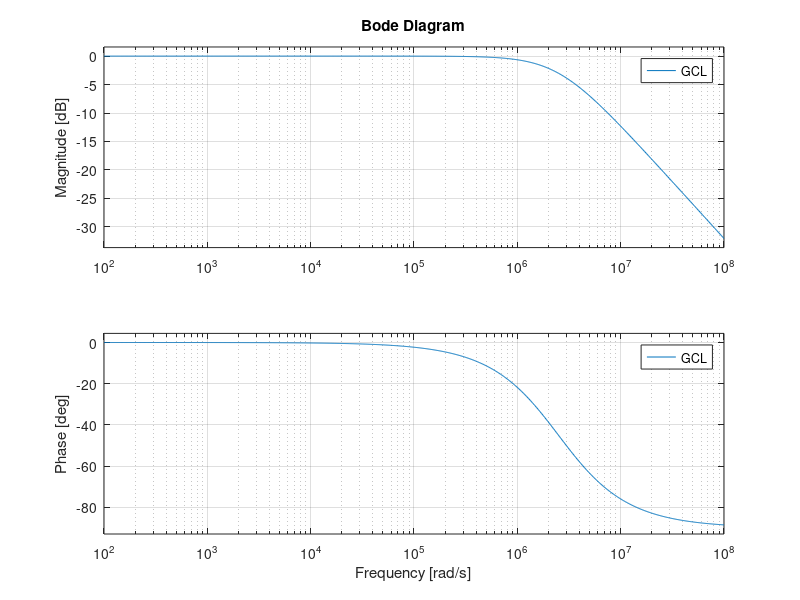
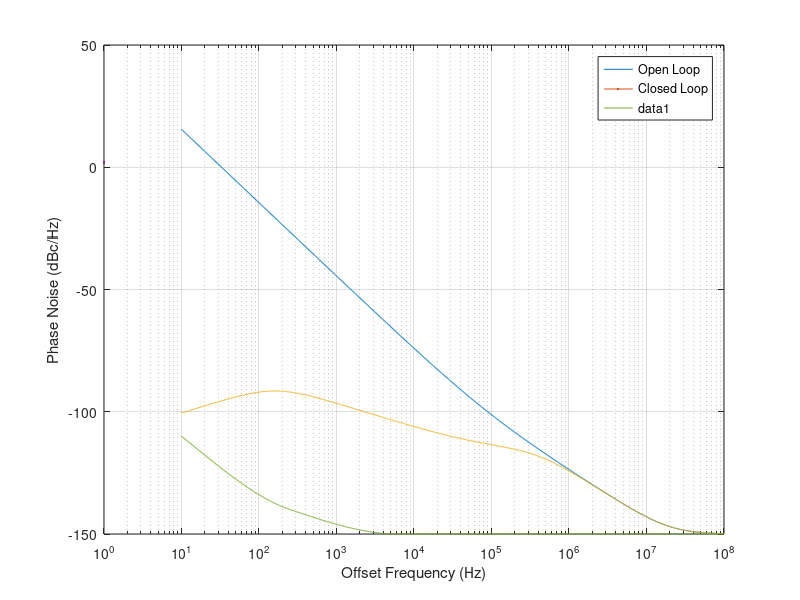

MATLAB code to generate these figures, in order: (Note: this script raises an error after producing the figures.)
%% Loop Design

s = tf('s');
w = 2*pi*logspace(1,8,1000);
f = w/(2 * pi);

f_xtal = 38.4e6;
f_vco = 1.8433e9

N = f_vco / f_xtal;


I_cp = 4e-3 % 4mA
I_cp0 = 4e-3;

K_pd = I_cp / (2*pi);
K_v = 2 * pi * 30e6;

R1 = 1000;
C1 = 1e-6;

H_lf = (1+s*R1*C1)/(s*C1);


GOL = K_pd * H_lf * (K_v/s) * (1/N);
GCL = GOL / (1 + GOL);

bode(GCL)

%% VCO Phase Noise profile

fc_flicker_Hz = 1e3; % flicker noise at 1kHz
fc_thermal_Hz = 2e6; % thermal noise at 2MHz

PN_flicker_dBcHz = -44.5;
PN_thermal_dBcHz = -130;

VCO_floor_dBcHz = -150;

VCO_flicker_spot_freq         = fc_flicker_Hz;
VCO_flicker_dBcHz              = PN_flicker_dBcHz;

VCO_thermal_spot_freq       = fc_thermal_Hz;
VCO_thermal_dBcHz            = PN_thermal_dBcHz;

VCO_n1 = 10.^((VCO_flicker_dBcHz - 30.*log10(f) + 30.*log10(VCO_flicker_spot_freq))./10);
VCO_n2 = 10.^((VCO_thermal_dBcHz - 20.*log10(f) + 20.*log10(VCO_thermal_spot_freq))./10);
VCO_n3 = 10^(VCO_floor_dBcHz/10) * ones(size(f));

Sn_VCO_OL = (VCO_n1 + VCO_n2 + VCO_n3);


%% Closing loop for VCO noise

H_nVCO                                                  = 1 / (1 + GOL);

[H_nVCO_mag, H_nVCO_phase, w]          = bode(H_nVCO, w);

H_nVCO_mag                                          = squeeze(H_nVCO_mag);


Sn_VCO_CL                                               = Sn_VCO_OL' .* H_nVCO_mag.^2;

%% plot VCO Phase Noise OL and CL

figure();
semilogx(f, 10*log10(Sn_VCO_OL), LineWidth=2);
hold on; grid on;
semilogx(f, 10*log10(Sn_VCO_CL), LineWidth=2);

legend('Open Loop', 'Closed Loop');
xlabel('Offset Frequency (Hz)');
ylabel('Phase Noise (dBc/Hz)');

%% Xtal Phase Noise Interpolation

% known xtal phase noise points
x = [100, 1e3, 10e3, 100e3, 1e6, 10e6]; % Frequencies in Hz
y = [-110, -140, -150, -150, -150, -150]; % Noise levels in dBc/Hz

% New frequencies where you want to interpolate noise levels
x_new = logspace(log10(min(x)), log10(max(x)), 1000); % 1000 new points between min and max of x

% Convert data to log scale for both x and y
log_x = log10(x);
log_y = log10(y);

% Convert the new x values to log scale
log_x_new = log10(x_new);

% Perform linear interpolation in the log-log space
log_y_new = interp1(log_x, log_y, log_x_new, 'pchip');

% Convert interpolated values back to the original scale
temp = 10.^log_y_new;
Sn_Xtal_OL = 10.^temp;

% forward path over loop gain
H_nXtal = (K_pd*H_lf*(K_v/s))/(1 + GOL);

[H_nXtal_mag, H_nXtal_phase, w] = bode(H_nXtal, w);

H_nXtal_mag = squeeze(H_nXtal_mag);

Sn_Xtal_CL = Sn_Xtal_OL' .* H_nXtal_mag.^2;

semilogx(f, log10(Sn_Xtal_OL));


%% CP Noise

i_2n = (I_cp / I_cp0) * (2.5e-21);

% forward path over loop gain
CPn_noise = (H_lf * (K_v / s)) / (1 + GOL);

[CP_noise_mag, CP_noise_phase, w] = bode(CPn_noise);

CP_noise_mag = squeeze(CP_noise_mag);

Sn_CP_CL = CP_noise_mag^2 * i_2n * 0.5;

bode(Sn_CP_CL);


%% Noise Mask
close all
mask_freqs = cat(2, linspace(1e4, 2e6 -1, 100), linspace(2e6, 1e7,100));
mask_vals = cat(2,-100*ones(100), -120*ones(100));

figure()
semilogx(f, 10*log10(Sn_VCO_CL), 'LineWidth', 2);
grid on; hold on;
semilogx(mask_freqs, mask_vals, '--', 'LineWidth', 2)